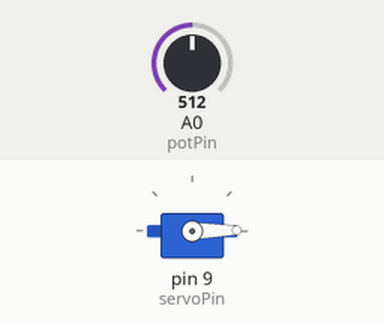
Bench run of a sketch on a simulated Arduino Uno, built with avr-gcc and run on an emulated ATmega328P. Parts: servo. The test bench sets the inputs (shaded band); at power-on: A0 (potPin) = 512.

Above: at 1.8 s.
1.9 s: A0 (potPin) set to 0
At 2.8 s:
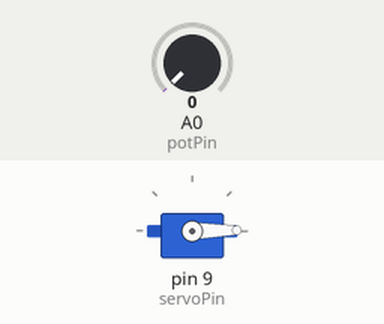
6.1 s: A0 (potPin) set to 122
At 6.18 s:
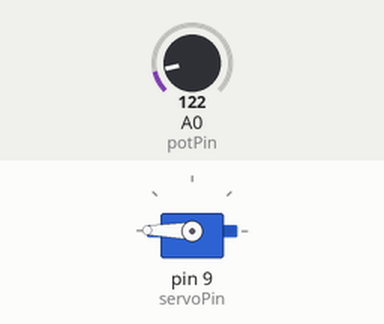
10.3 s: A0 (potPin) set to 0
14.5 s: A0 (potPin) set to 1
18.7 s: A0 (potPin) set to 190
Timing chart, 0 to 23.2 s (numbered marks = the images above; inputs shaded):
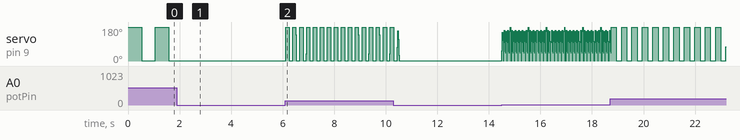

The sketch:

ch14_5.ino
```cpp
#include <Servo.h>

Servo myServo;
int servoPin = 9;
int potPin = 0;
int potValue = 0;
int angle = 0;

void setup() {
  myServo.attach(servoPin);
}

void loop() {
  potValue = analogRead(potPin);
  for (angle = 0; angle < 180; angle++) {
    myServo.write(angle);
  }
  delay(potValue);
  for (angle = 180; angle > 0; angle--) {
    myServo.write(angle);
  }
  delay(potValue);
}
```

Measured:
- after the input at 1.9 s, servo on pin 9 (servoPin): stops changing and stays 1°
- after the input at 6.1 s, servo on pin 9 (servoPin): 1° → 179° at once, then repeats every 0.81 s: 1° 0.14 s, 179° 0.12 s, 140° 0.01 s, 1° 0.14 s, 179° 0.14 s, 1° 0.12 s, 39° 0.01 s, 179° 0.14 s
